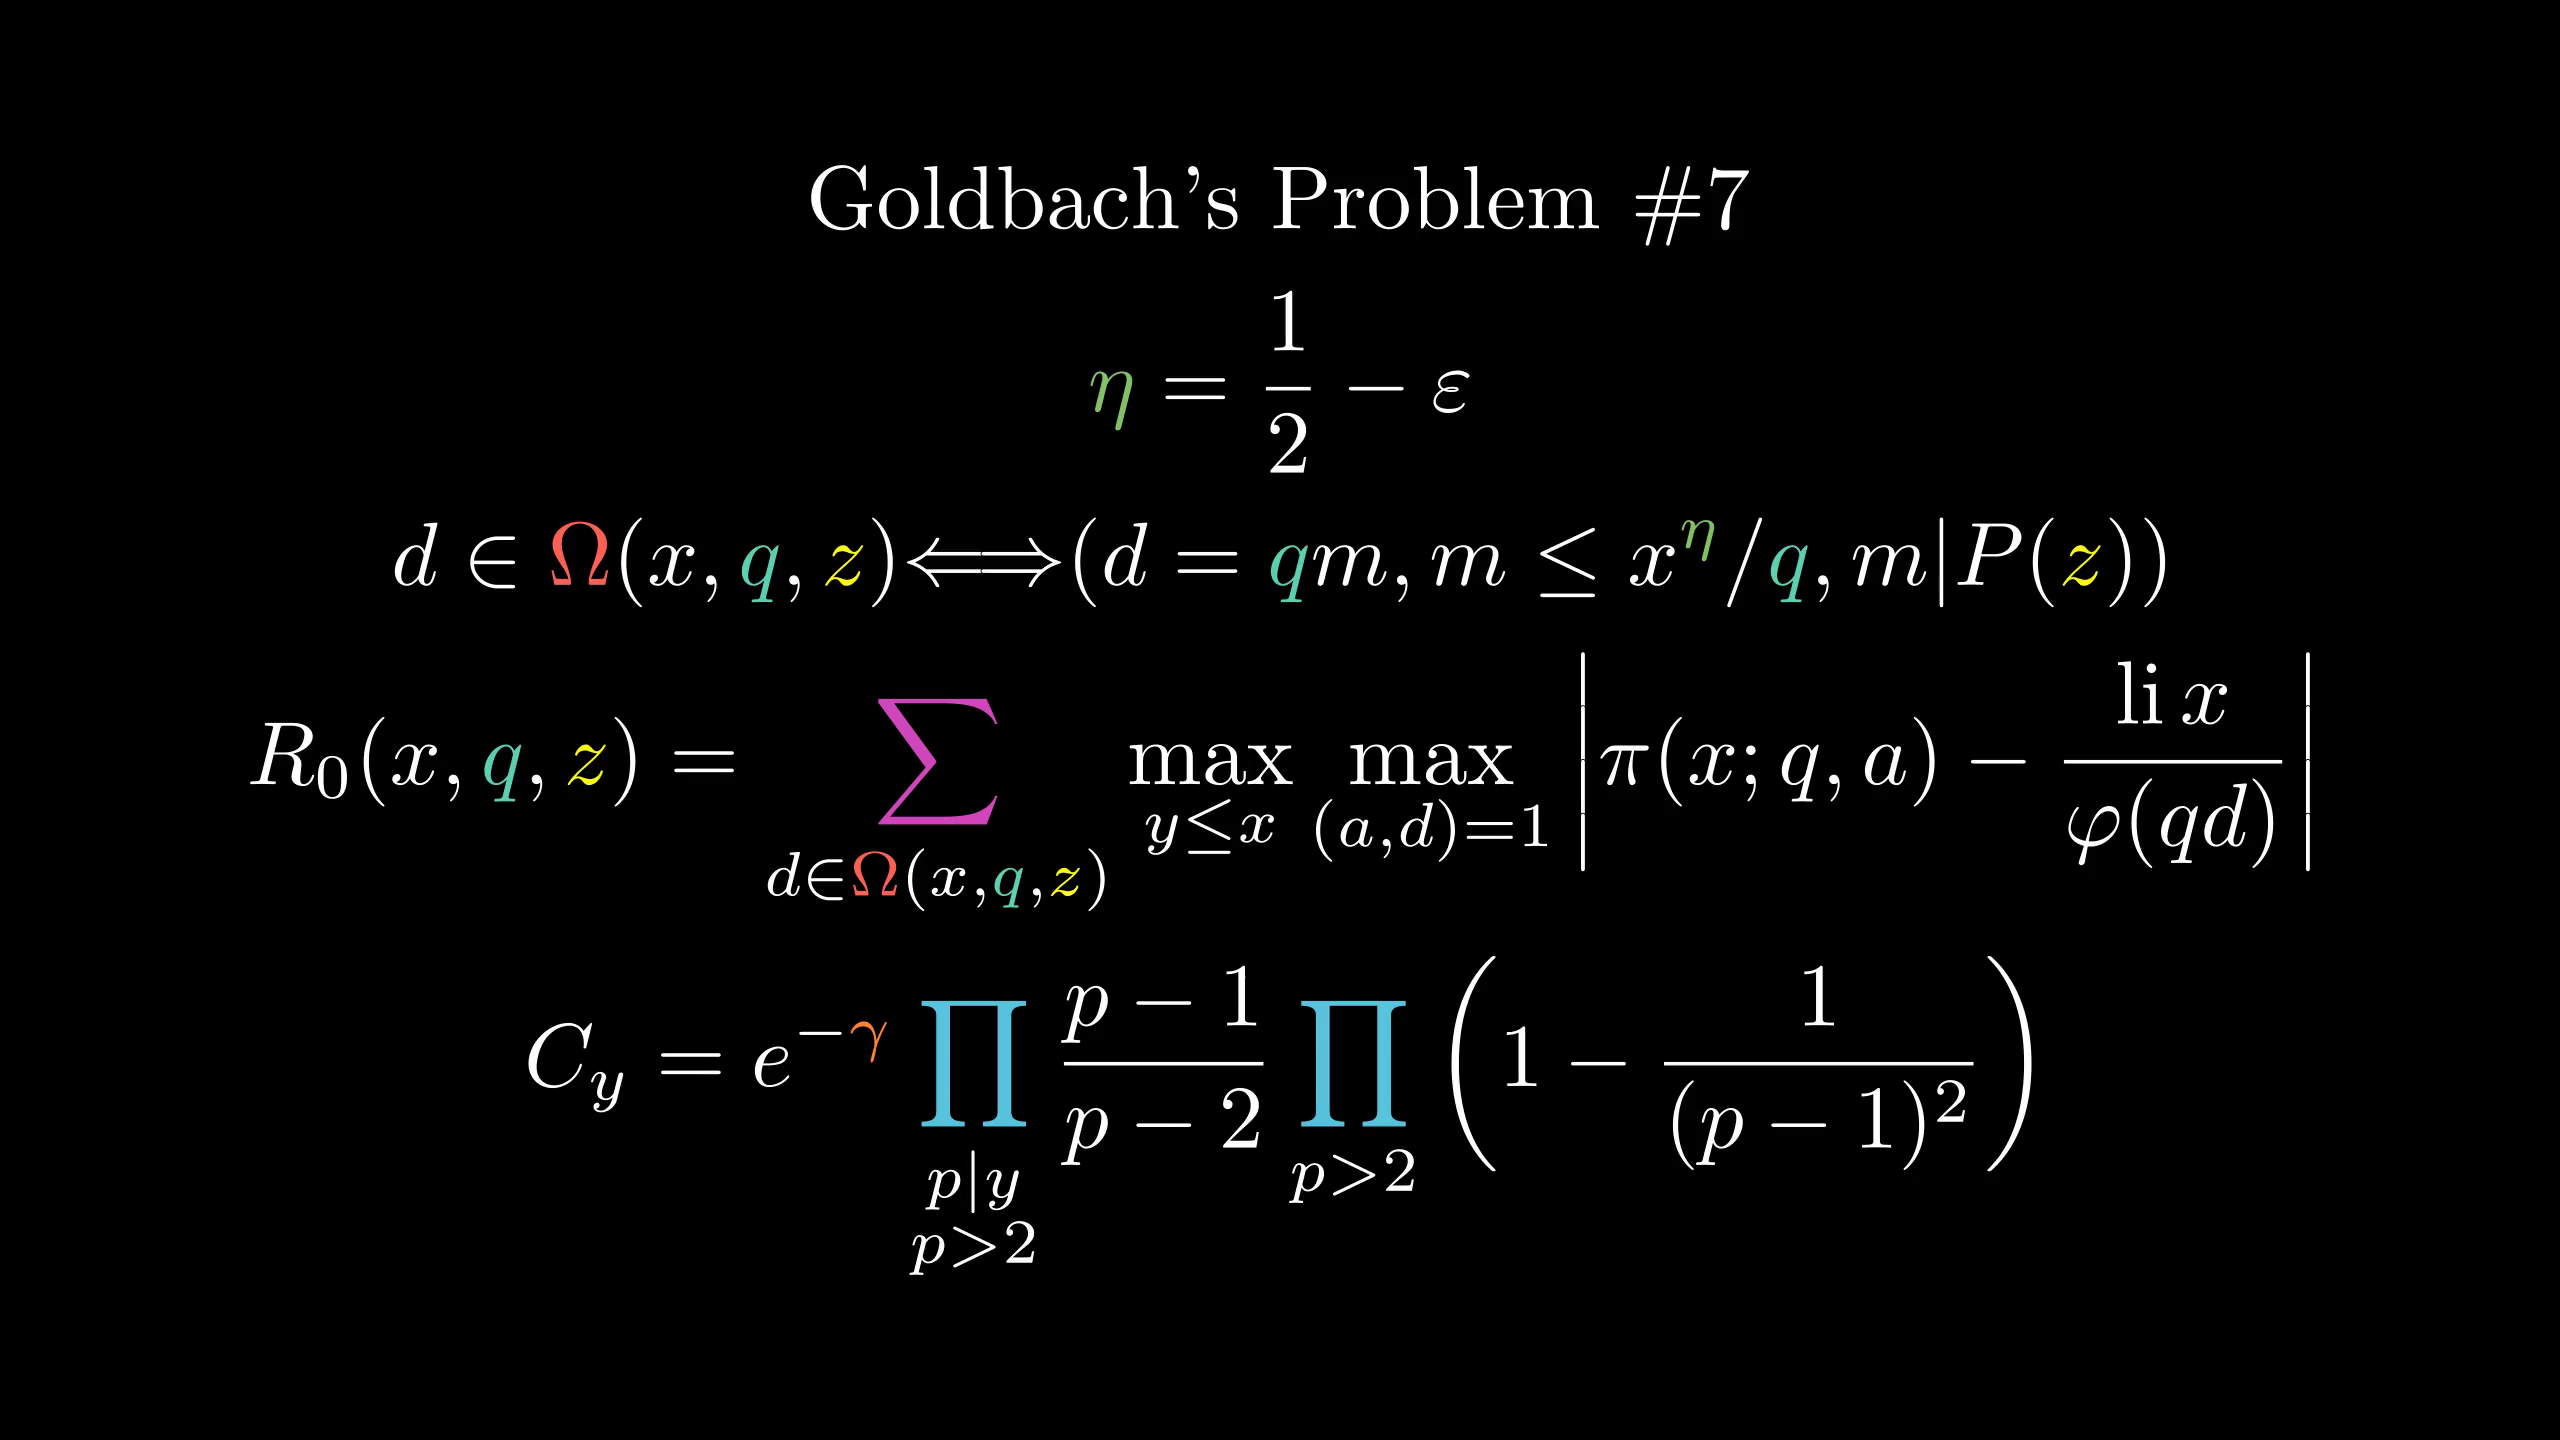

Write Python code to recreate this figure.
from manimlib.imports import *

class FooScene(Scene):
    def construct(self):
        cm={r"\Omega":RED,r"\eta":GREEN,r"^\eta":GREEN,
        "{q}":TEAL,"z":YELLOW,r"\sum":PINK}
        tit=TextMobject("Goldbach's Problem \#7")
        eqn=TexMobject(r"{\eta}=\frac12-\varepsilon",tex_to_color_map=cm)
        eqn1=TexMobject(r"d\in\Omega(x,{q},z)\iff(d={q}m,m\le x^\eta/{q},m|P(z))",tex_to_color_map=cm)
        eqn2=TexMobject(r"R_0(x,{q},z)=\sum_{d\in\Omega(x,{q},z)}\max_{y\le x}\max_{(a,d)=1}\left|\pi(x;q,a)-{\operatorname{li}x\over\varphi(qd)}\right|",
                tex_to_color_map=cm)
        eqn3=TexMobject(r"C_y=e^{-\gamma}\prod_{\substack{p|y\\p>2}}{p-1\over p-2}\prod_{p>2}\left(1-{1\over(p-1)^2}\right)",
                tex_to_color_map={r"\gamma":ORANGE,r"\prod":BLUE})
        self.add(VGroup(tit,eqn,eqn1,eqn2,eqn3).arrange(DOWN))
        self.wait()
